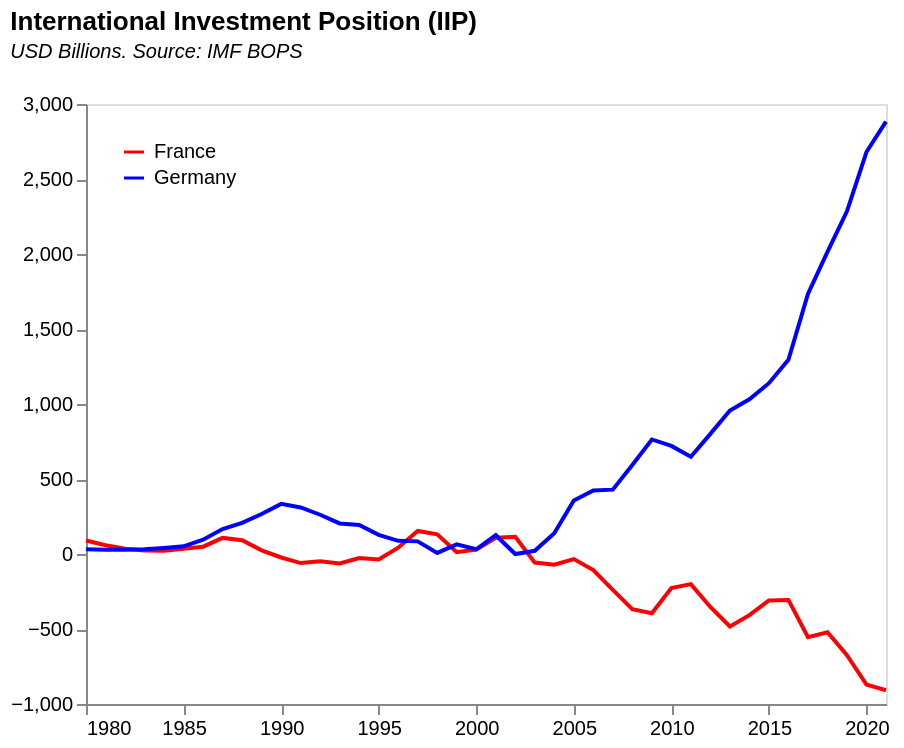

This figure's Vega-Lite source:
### Vega-Lite specification from a JSON file in a GitHub repository (floating-point values rounded to 4 significant figures)
{"$schema": "https://vega.github.io/schema/vega-lite/v5.json", "data": {"values": [{"Year": "1980", "Bangladesh": "", "Brazil": "", "China": "", "Congo DR": "", "Egypt": "", "France": "90177", "Germany": "32115", "India": "", "Indonesia": "", "Japan": "", "Korea": "", "Mexico": "", "Nigeria": "", "Pakistan": "", "Philippines": "", "Russia": "", "Thailand": "", "Turkey": "", "UK": "41093", "US": "296861"}, {"Year": "1981", "Bangladesh": "", "Brazil": "", "China": "", "Congo DR": "", "Egypt": "", "France": "58546", "Germany": "27755", "India": "", "Indonesia": "", "Japan": "", "Korea": "", "Mexico": "", "Nigeria": "", "Pakistan": "", "Philippines": "", "Russia": "", "Thailand": "", "Turkey": "", "UK": "60064", "US": "226992"}, {"Year": "1982", "Bangladesh": "", "Brazil": "", "China": "", "Congo DR": "", "Egypt": "", "France": "35123", "Germany": "29125", "India": "", "Indonesia": "", "Japan": "", "Korea": "", "Mexico": "", "Nigeria": "", "Pakistan": "", "Philippines": "", "Russia": "", "Thailand": "", "Turkey": "", "UK": "68113", "US": "238366"}, {"Year": "1983", "Bangladesh": "", "Brazil": "", "China": "", "Congo DR": "", "Egypt": "", "France": "23462", "Germany": "31337", "India": "", "Indonesia": "", "Japan": "", "Korea": "", "Mexico": "", "Nigeria": "", "Pakistan": "", "Philippines": "", "Russia": "", "Thailand": "", "Turkey": "-17384", "UK": "78594", "US": "261495"}, {"Year": "1984", "Bangladesh": "", "Brazil": "", "China": "", "Congo DR": "", "Egypt": "", "France": "21474", "Germany": "40715", "India": "", "Indonesia": "", "Japan": "", "Korea": "", "Mexico": "", "Nigeria": "", "Pakistan": "", "Philippines": "", "Russia": "", "Thailand": "", "Turkey": "-16651", "UK": "88688", "US": "140140"}, {"Year": "1985", "Bangladesh": "", "Brazil": "", "China": "", "Congo DR": "", "Egypt": "", "France": "35433", "Germany": "51455", "India": "", "Indonesia": "", "Japan": "", "Korea": "", "Mexico": "", "Nigeria": "", "Pakistan": "", "Philippines": "", "Russia": "", "Thailand": "", "Turkey": "-20708", "UK": "100389", "US": "104281"}, {"Year": "1986", "Bangladesh": "", "Brazil": "", "China": "", "Congo DR": "", "Egypt": "", "France": "48744", "Germany": "94864", "India": "", "Indonesia": "", "Japan": "", "Korea": "", "Mexico": "", "Nigeria": "", "Pakistan": "", "Philippines": "", "Russia": "", "Thailand": "", "Turkey": "-24934", "UK": "144672", "US": "109231"}, {"Year": "1987", "Bangladesh": "", "Brazil": "", "China": "", "Congo DR": "", "Egypt": "", "France": "107202", "Germany": "166702", "India": "", "Indonesia": "", "Japan": "", "Korea": "", "Mexico": "", "Nigeria": "", "Pakistan": "", "Philippines": "", "Russia": "", "Thailand": "", "Turkey": "-29522", "UK": "91209", "US": "59617"}, {"Year": "1988", "Bangladesh": "", "Brazil": "", "China": "", "Congo DR": "", "Egypt": "", "France": "91554", "Germany": "207217", "India": "", "Indonesia": "", "Japan": "", "Korea": "", "Mexico": "", "Nigeria": "", "Pakistan": "", "Philippines": "", "Russia": "", "Thailand": "", "Turkey": "-30623", "UK": "86285", "US": "21478"}, {"Year": "1989", "Bangladesh": "", "Brazil": "", "China": "", "Congo DR": "", "Egypt": "", "France": "24531", "Germany": "266985", "India": "", "Indonesia": "", "Japan": "", "Korea": "", "Mexico": "", "Nigeria": "", "Pakistan": "", "Philippines": "", "Russia": "", "Thailand": "", "Turkey": "-30523", "UK": "81492", "US": "-33713"}, {"Year": "1990", "Bangladesh": "", "Brazil": "", "China": "", "Congo DR": "", "Egypt": "", "France": "-23216", "Germany": "334268", "India": "", "Indonesia": "", "Japan": "", "Korea": "", "Mexico": "", "Nigeria": "", "Pakistan": "", "Philippines": "", "Russia": "", "Thailand": "", "Turkey": "-36759", "UK": "-27053", "US": "-149523"}, {"Year": "1991", "Bangladesh": "", "Brazil": "", "China": "", "Congo DR": "", "Egypt": "", "France": "-60477", "Germany": "310551", "India": "", "Indonesia": "", "Japan": "", "Korea": "", "Mexico": "", "Nigeria": "", "Pakistan": "", "Philippines": "", "Russia": "", "Thailand": "", "Turkey": "-35419", "UK": "-7577", "US": "-243315"}, {"Year": "1992", "Bangladesh": "", "Brazil": "", "China": "", "Congo DR": "", "Egypt": "", "France": "-47637", "Germany": "261679", "India": "", "Indonesia": "", "Japan": "", "Korea": "", "Mexico": "", "Nigeria": "", "Pakistan": "", "Philippines": "", "Russia": "", "Thailand": "", "Turkey": "-37335", "UK": "16700", "US": "-432128"}, {"Year": "1993", "Bangladesh": "", "Brazil": "", "China": "", "Congo DR": "", "Egypt": "", "France": "-63409", "Germany": "203812", "India": "", "Indonesia": "", "Japan": "", "Korea": "", "Mexico": "", "Nigeria": "", "Pakistan": "", "Philippines": "", "Russia": "17891", "Thailand": "", "Turkey": "-46316", "UK": "43837", "US": "-121808"}, {"Year": "1994", "Bangladesh": "", "Brazil": "", "China": "", "Congo DR": "", "Egypt": "", "France": "-26574", "Germany": "193582", "India": "", "Indonesia": "", "Japan": "", "Korea": "-37245", "Mexico": "", "Nigeria": "", "Pakistan": "", "Philippines": "", "Russia": "14862", "Thailand": "", "Turkey": "-45996", "UK": "35244", "US": "-110311"}, {"Year": "1995", "Bangladesh": "", "Brazil": "", "China": "", "Congo DR": "", "Egypt": "", "France": "-36867", "Germany": "127360", "India": "", "Indonesia": "", "Japan": "", "Korea": "-46129", "Mexico": "", "Nigeria": "", "Pakistan": "", "Philippines": "", "Russia": "13153", "Thailand": "-53976", "Turkey": "-46786", "UK": "-23048", "US": "-277567"}, {"Year": "1996", "Bangladesh": "", "Brazil": "", "China": "", "Congo DR": "", "Egypt": "", "France": "42240", "Germany": "87795", "India": "-83413", "Indonesia": "", "Japan": "891025", "Korea": "-63529", "Mexico": "", "Nigeria": "", "Pakistan": "", "Philippines": "", "Russia": "6877", "Thailand": "-62859", "Turkey": "-50289", "UK": "-96952", "US": "-328306"}, {"Year": "1997", "Bangladesh": "", "Brazil": "", "China": "", "Congo DR": "", "Egypt": "", "France": "153839", "Germany": "84203", "India": "-82081", "Indonesia": "", "Japan": "958733", "Korea": "-75538", "Mexico": "", "Nigeria": "", "Pakistan": "", "Philippines": "", "Russia": "612", "Thailand": "-74382", "Turkey": "-56305", "UK": "-93187", "US": "-788225"}, {"Year": "1998", "Bangladesh": "", "Brazil": "", "China": "", "Congo DR": "", "Egypt": "", "France": "131245", "Germany": "6972", "India": "-80294", "Indonesia": "", "Japan": "1153635", "Korea": "-68896", "Mexico": "", "Nigeria": "", "Pakistan": "", "Philippines": "", "Russia": "-4370", "Thailand": "-63812", "Turkey": "-62718", "UK": "-196765", "US": "-1033775"}, {"Year": "1999", "Bangladesh": "-12087", "Brazil": "", "China": "", "Congo DR": "", "Egypt": "", "France": "12531", "Germany": "64031", "India": "-78028", "Indonesia": "", "Japan": "829119", "Korea": "-91691", "Mexico": "", "Nigeria": "", "Pakistan": "", "Philippines": "", "Russia": "4305", "Thailand": "-46807", "Turkey": "-72436", "UK": "-260523", "US": "-1002236"}, {"Year": "2000", "Bangladesh": "-15379", "Brazil": "", "China": "", "Congo DR": "", "Egypt": "", "France": "29709", "Germany": "31629", "India": "-76841", "Indonesia": "", "Japan": "1157933", "Korea": "-42269", "Mexico": "", "Nigeria": "", "Pakistan": "", "Philippines": "", "Russia": "70133", "Thailand": "-58993", "Turkey": "-96782", "UK": "-132716", "US": "-1536249"}, {"Year": "2001", "Bangladesh": "-15790", "Brazil": "-262275", "China": "", "Congo DR": "", "Egypt": "", "France": "108875", "Germany": "125344", "India": "-70874", "Indonesia": "-114293", "Japan": "1360082", "Korea": "-57708", "Mexico": "-220599", "Nigeria": "", "Pakistan": "", "Philippines": "-37232", "Russia": "50507", "Thailand": "-50809", "Turkey": "-82929", "UK": "-121468", "US": "-2294467"}, {"Year": "2002", "Bangladesh": "-17695", "Brazil": "-227590", "China": "", "Congo DR": "", "Egypt": "", "France": "114577", "Germany": "-75", "India": "-60795", "Indonesia": "-98946", "Japan": "1462160", "Korea": "-61082", "Mexico": "-200174", "Nigeria": "", "Pakistan": "", "Philippines": "-37877", "Russia": "43338", "Thailand": "-44634", "Turkey": "-83441", "UK": "-1709", "US": "-2410364"}, {"Year": "2003", "Bangladesh": "-18102", "Brazil": "-267762", "China": "", "Congo DR": "", "Egypt": "", "France": "-57404", "Germany": "21080", "India": "-47254", "Indonesia": "-106317", "Japan": "1613625", "Korea": "-63018", "Mexico": "-212243", "Nigeria": "", "Pakistan": "-26840", "Philippines": "-41614", "Russia": "10030", "Thailand": "-54579", "Turkey": "-103314", "UK": "-32364", "US": "-2292395"}, {"Year": "2004", "Bangladesh": "-18524", "Brazil": "-282137", "China": "240419", "Congo DR": "", "Egypt": "-20760", "France": "-71723", "Germany": "138922", "India": "-44304", "Indonesia": "-117129", "Japan": "1784482", "Korea": "-60215", "Mexico": "-236625", "Nigeria": "", "Pakistan": "-28066", "Philippines": "-40211", "Russia": "-4797", "Thailand": "-50966", "Turkey": "-124377", "UK": "-218151", "US": "-2362767"}, {"Year": "2005", "Bangladesh": "-19683", "Brazil": "-299735", "China": "356829", "Congo DR": "", "Egypt": "-16275", "France": "-34070", "Germany": "356520", "India": "-60174", "Indonesia": "-125197", "Japan": "1531754", "Korea": "-143871", "Mexico": "-256445", "Nigeria": "-22389", "Pakistan": "-29430", "Philippines": "-39898", "Russia": "-31866", "Thailand": "-53835", "Turkey": "-170260", "UK": "-204555", "US": "-1857865"}, {"Year": "2006", "Bangladesh": "-19828", "Brazil": "-350436", "China": "518259", "Congo DR": "", "Egypt": "-11014", "France": "-107530", "Germany": "423929", "India": "-60707", "Indonesia": "-137216", "Japan": "1808167", "Korea": "-156707", "Mexico": "-313616", "Nigeria": "5293", "Pakistan": "-35718", "Philippines": "-46173", "Russia": "-14838", "Thailand": "-55153", "Turkey": "-203054", "UK": "-332062", "US": "-1807818"}, {"Year": "2007", "Bangladesh": "-19733", "Brazil": "-496021", "China": "952001", "Congo DR": "", "Egypt": "-8579", "France": "-239171", "Germany": "429060", "India": "-75842", "Indonesia": "-169546", "Japan": "2194949", "Korea": "-188934", "Mexico": "-319618", "Nigeria": "8539", "Pakistan": "-51041", "Philippines": "-47260", "Russia": "-148642", "Thailand": "-55069", "Turkey": "-309701", "UK": "-401846", "US": "-1278830"}, {"Year": "2008", "Bangladesh": "-21836", "Brazil": "-243658", "China": "1392197", "Congo DR": "", "Egypt": "-27238", "France": "-368196", "Germany": "594007", "India": "-88582", "Indonesia": "-148123", "Japan": "2489372", "Korea": "-70256", "Mexico": "-292164", "Nigeria": "14530", "Pakistan": "-70451", "Philippines": "-31558", "Russia": "250250", "Thailand": "-13417", "Turkey": "-191978", "UK": "154770", "US": "-3994624"}, {"Year": "2009", "Bangladesh": "-19138", "Brazil": "-559110", "China": "1293397", "Congo DR": "", "Egypt": "-29738", "France": "-394677", "Germany": "763506", "India": "-131893", "Indonesia": "-213724", "Japan": "2916476", "Korea": "-100684", "Mexico": "-323001", "Nigeria": "-7891", "Pakistan": "-55933", "Philippines": "-29140", "Russia": "102912", "Thailand": "-4517", "Turkey": "-270142", "UK": "-419179", "US": "-2626940"}, {"Year": "2010", "Bangladesh": "-21070", "Brazil": "-906164", "China": "1478292", "Congo DR": "", "Egypt": "-43449", "France": "-226538", "Germany": "720533", "India": "-211498", "Indonesia": "-291062", "Japan": "3150373", "Korea": "-132652", "Mexico": "-409147", "Nigeria": "-15236", "Pakistan": "-59162", "Philippines": "-29312", "Russia": "18409", "Thailand": "-41873", "Turkey": "-363519", "UK": "-204448", "US": "-2511072"}, {"Year": "2011", "Bangladesh": "-22153", "Brazil": "-820352", "China": "1534790", "Congo DR": "", "Egypt": "-52611", "France": "-200851", "Germany": "648468", "India": "-226581", "Indonesia": "-318273", "Japan": "3419240", "Korea": "-82183", "Mexico": "-373553", "Nigeria": "-24561", "Pakistan": "-59820", "Philippines": "-23054", "Russia": "149450", "Thailand": "-41047", "Turkey": "-316034", "UK": "-232880", "US": "-4454617"}, {"Year": "2012", "Bangladesh": "-19422", "Brazil": "-794826", "China": "1678075", "Congo DR": "", "Egypt": "-69315", "France": "-353302", "Germany": "800674", "India": "-301166", "Indonesia": "-361224", "Japan": "3458136", "Korea": "-97686", "Mexico": "-514695", "Nigeria": "-32503", "Pakistan": "-63762", "Philippines": "-40637", "Russia": "142331", "Thailand": "-81072", "Turkey": "-425062", "UK": "-697637", "US": "-4569528"}, {"Year": "2013", "Bangladesh": "-18864", "Brazil": "-723915", "China": "1818365", "Congo DR": "-17244", "Egypt": "-82288", "France": "-483370", "Germany": "956879", "India": "-323170", "Indonesia": "-371433", "Japan": "3093319", "Korea": "-40383", "Mexico": "-571647", "Nigeria": "-52590", "Pakistan": "-70996", "Philippines": "-35957", "Russia": "185483", "Thailand": "-69644", "Turkey": "-391309", "UK": "-453145", "US": "-5443587"}, {"Year": "2014", "Bangladesh": "-22399", "Brazil": "-705914", "China": "1610312", "Congo DR": "-16826", "Egypt": "-85376", "France": "-407578", "Germany": "1031699", "India": "-361538", "Indonesia": "-383973", "Japan": "2910483", "Korea": "80879", "Mexico": "-536811", "Nigeria": "-84542", "Pakistan": "-76343", "Philippines": "-40897", "Russia": "313248", "Thailand": "-97279", "Turkey": "-436185", "UK": "-567126", "US": "-7021188"}, {"Year": "2015", "Bangladesh": "-20974", "Brazil": "-374685", "China": "1698871", "Congo DR": "-17923", "Egypt": "-101463", "France": "-309406", "Germany": "1138773", "India": "-368442", "Indonesia": "-376834", "Japan": "2715205", "Korea": "204454", "Mexico": "-501315", "Nigeria": "-106528", "Pakistan": "-76703", "Philippines": "-28202", "Russia": "339169", "Thailand": "-42817", "Turkey": "-369547", "UK": "-460280", "US": "-7590470"}, {"Year": "2016", "Bangladesh": "-21474", "Brazil": "-566634", "China": "1984890", "Congo DR": "-19251", "Egypt": "-123711", "France": "-306291", "Germany": "1294547", "India": "-367345", "Indonesia": "-333782", "Japan": "2879243", "Korea": "281138", "Mexico": "-460143", "Nigeria": "-63634", "Pakistan": "-89981", "Philippines": "-27993", "Russia": "219666", "Thailand": "-33115", "Turkey": "-345530", "UK": "196047", "US": "-8258387"}, {"Year": "2017", "Bangladesh": "-28664", "Brazil": "-645232", "China": "2065230", "Congo DR": "-20627", "Egypt": "-139669", "France": "-554194", "Germany": "1733811", "India": "-426692", "Indonesia": "-323365", "Japan": "2916644", "Korea": "261710", "Mexico": "-525429", "Nigeria": "-57414", "Pakistan": "-103902", "Philippines": "-42709", "Russia": "280296", "Thailand": "-50286", "Turkey": "-442518", "UK": "-94187", "US": "-7830724"}, {"Year": "2018", "Bangladesh": "-40700", "Brazil": "-595353", "China": "2107502", "Congo DR": "-22253", "Egypt": "-156953", "France": "-521450", "Germany": "2014470", "India": "-433862", "Indonesia": "-317051", "Japan": "3080381", "Korea": "436190", "Mexico": "-554350", "Nigeria": "-56333", "Pakistan": "-112632", "Philippines": "-48556", "Russia": "374402", "Thailand": "-26316", "Turkey": "-336090", "UK": "-83549", "US": "-9795821"}, {"Year": "2019", "Bangladesh": "-48313", "Brazil": "-785695", "China": "2299588", "Congo DR": "-23538", "Egypt": "-176013", "France": "-674129", "Germany": "2284515", "India": "-430301", "Indonesia": "-337919", "Japan": "3270456", "Korea": "517765", "Mexico": "-613272", "Nigeria": "-67407", "Pakistan": "-115006", "Philippines": "-38769", "Russia": "359491", "Thailand": "-23973", "Turkey": "-309297", "UK": "-313969", "US": "-11653050"}, {"Year": "2020", "Bangladesh": "-44055", "Brazil": "-554240", "China": "2286798", "Congo DR": "-24403", "Egypt": "-202641", "France": "-870472", "Germany": "2679973", "India": "-352021", "Indonesia": "-279975", "Japan": "3422134", "Korea": "487195", "Mexico": "-529111", "Nigeria": "-76901", "Pakistan": "-117109", "Philippines": "-21333", "Russia": "516731", "Thailand": "37599", "Turkey": "-384152", "UK": "-515768", "US": "-14707424"}, {"Year": "2021", "Bangladesh": "-60394", "Brazil": "-605624", "China": "1983306", "Congo DR": "", "Egypt": "-232314", "France": "-908221", "Germany": "2882804", "India": "-377039", "Indonesia": "-277408", "Japan": "3600127", "Korea": "659565", "Mexico": "-542046", "Nigeria": "-73491", "Pakistan": "-127375", "Philippines": "-28120", "Russia": "484828", "Thailand": "27525", "Turkey": "-252869", "UK": "-465776", "US": "-18124293"}, {"Year": "2022.00", "Bangladesh": "-70209", "Brazil": "-728415", "China": "2364004", "Congo DR": "", "Egypt": "", "France": "-594806", "Germany": "2760317", "India": "-415558", "Indonesia": "-262612", "Japan": "3171862", "Korea": "786017", "Mexico": "-564455", "Nigeria": "-77939", "Pakistan": "-131293", "Philippines": "-30139", "Russia": "", "Thailand": "13820", "Turkey": "-224839", "UK": "-167155", "US": "-16710798"}], "format": {"parse": {"Year": "date"}}}, "title": {"text": "International Investment Position (IIP)", "subtitle": ["USD Billions. Source: IMF BOPS", ""], "subtitleFontStyle": "italic", "subtitleFontSize": 10, "anchor": "start", "color": "black"}, "transform": [{"fold": ["France", "Germany"], "as": ["var", "val"]}, {"calculate": "datum.val/1000", "as": "val_bn"}], "width": 400, "height": 300, "mark": {"type": "line", "color": "seagreen", "strokeWidth": 2, "opacity": 1}, "encoding": {"x": {"field": "Year", "type": "temporal", "title": null, "axis": {"grid": false}}, "y": {"field": "val_bn", "type": "quantitative", "title": null, "axis": {"grid": false}}, "color": {"field": "var", "scale": {"range": ["red", "blue", "green", "yellow", "pink"]}, "legend": {"orient": "top-left", "title": null}}}}
